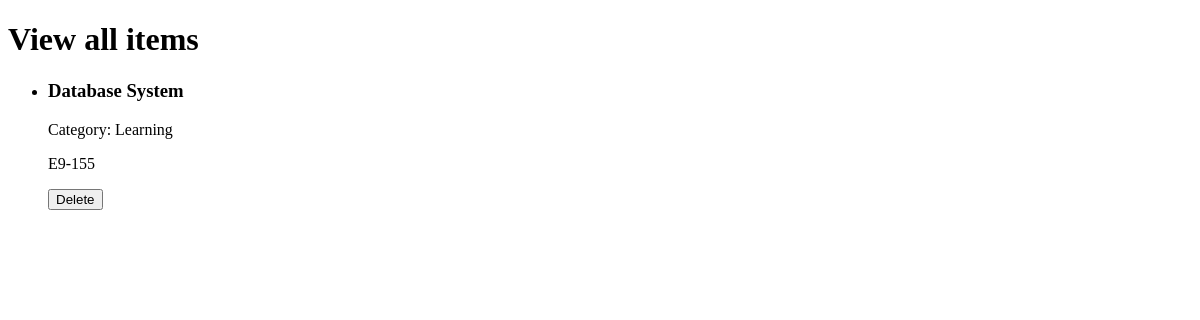
Page /items/listAll on the earlier database version.
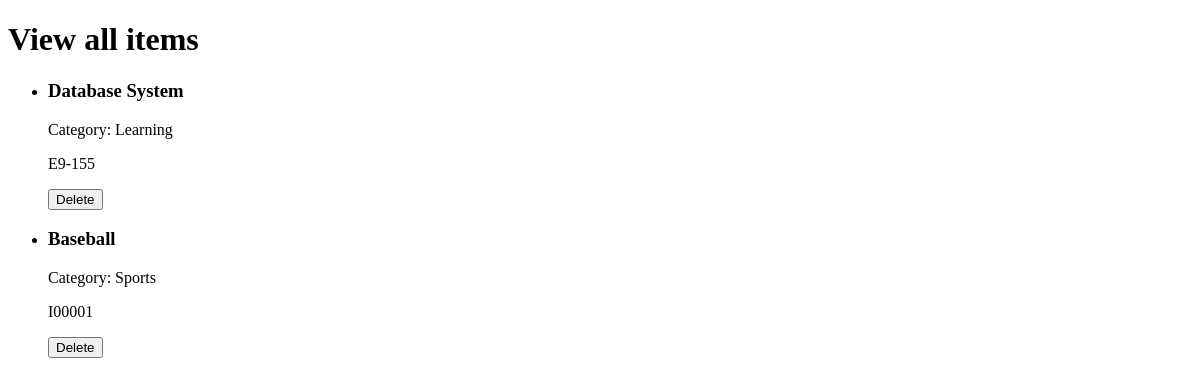
Same page on the later database version.
### MainApp/models.py (models this page shows, shortened)
class Items(db.Model):
    __tablename__ = 'Items'
    Category = db.Column(db.VARCHAR(20), nullable=False)
    ItemNumber = db.Column(db.CHAR(6), primary_key=True)
    Name = db.Column(db.VARCHAR(50), nullable=False)
    item_referenced_by_record = db.relationship('Records', lazy=True, cascade='delete')
    item_referenced_by_goal = db.relationship('Goals', lazy=True, cascade='delete')

### main.py (the view)
@app.route('/items/listAll')
def items_listAll():
    return items_views.listItems()

### MainApp/Items/views.py (called while the page is built)
def listItems():
    numberOfItems = db.session.execute('SELECT COUNT(*) AS Number '+
                                       'FROM Items').fetchall()[0].Number
    if numberOfItems > 0:
        return render_template('items/item_listAll.html', items=Items.query.all())
    else:
        return '<h2>There isn\'t any item</h2>'

### MainApp/templates/items/item_listAll.html (shortened to what this page needs)
<!doctype html>
<html>
    <body>
        <div class="itemContainer">
            <h1 class="itemContainer">View all items</h1>
            <ul class="itemList">
                {% for i in items%}
                <li class="item">
                    <h3 class="item" id="name">{{i.Name}}</h3>
                    <p class="item" id="category">Category: {{i.Category}}</p>
                    <p class="item" id="itemNumber">{{i.ItemNumber}}</p>
                    <button type="deleteRequest" onclick="deleteWarn('{{i.ItemNumber}}')">Delete</button>
                </li>
                {% endfor %}
            </ul>
        </div>
    </body>
</html>

Differences in the rows shown:
added Items: Name "Baseball", Category "Sports", ItemNumber "I00001"
